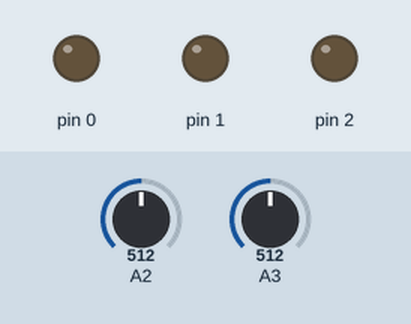
This sketch was run on a simulated Arduino Uno, built with avr-gcc and run on an emulated ATmega328P. Shown: output pins drawn as LEDs (lit = HIGH). The inputs (shaded band) are chosen by the test bench; at power-on: A2 = 512, A3 = 512.

Above: at 0.1 s.
At 10.1 s:
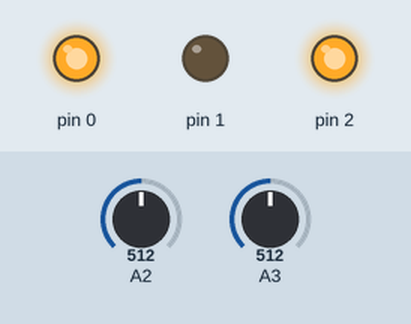
Timing chart, 0 to 11.6 s (numbered marks = the images above):
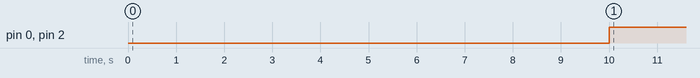

Measured:
- by itself, pin 0, pin 2: LOW → HIGH at 10.0 s

The sketch:

Solfacon.ino
```cpp
#include "util/delay.h"  // Any delays used are off by factor ~1.3 due to interrupts caused by timer0 (PWM out) - only matters if you need exact timing
#include "fan-curve.h"

#define F_CPU 800000

/*
Physical pin numbers:
[5] : OUT fan on/off (for LED?)
[6] : OUT pwm
[7] : OUT fan on/off (high/low)
[2] : IN  max fan speed potentiometer 1/2 -> 1/1
[3] : IN  12V rail voltage divider
*/

#define pinOutLED PB0
#define pinOutPWM PB1
#define pinOutFanEnable PB2
#define pinInTargetFanSpeed MUX3
#define pinInVoltage12VRail MUX2

const byte speedAdjustmentEnabled = true;
const byte lowPowerOperationEnabled = true;
const byte adaptiveModeEnabled = true;  // Usable when speed adjustment is not enabled or target speed = max speed.

const byte measurementsPerSecond = 64;
const byte delayBetweenMeasurements = 1000 / measurementsPerSecond;
// variables for averaging voltages in a 1/4 second window
byte latestVoltageMeasurements[16] = { 0, 0, 0, 0, 0, 0, 0, 0, 0, 0, 0, 0, 0, 0, 0, 0 };
byte voltageMeasurementIndex = 0;

bool fanOn = false;
byte fanTargetSpeed = 63;  // Target speed relative to max speed - range 0-63 (40%-88%)
byte voltage12VRail = 0;   // Voltage relative to max voltage - range 0-127
byte dutyCycle = 40;

void setup() {
  pinMode(pinOutLED, OUTPUT);
  digitalWrite(pinOutLED, LOW);

  pinMode(pinOutPWM, OUTPUT);
  pinMode(pinOutFanEnable, OUTPUT);

  digitalWrite(pinOutPWM, LOW);
  digitalWrite(pinOutFanEnable, LOW);

  cli();

  // ADC config
  ADMUX = 0 << REFS1 | 0 << REFS0;
  ADCSRA = _BV(ADEN) | _BV(ADPS2) | _BV(ADPS1);

  // Timer0 configured for phase correct PWM at 25KHz
  // Since the PWM signal from the MCU controls a MOSFET that pulls the PWM pin of the fan low when the MCU pin is high, the PWM signal is inverted.
  TCCR0A = _BV(COM0B1) | _BV(COM0B0) | _BV(WGM00);
  TCCR0B = _BV(WGM02) | _BV(CS00);
  OCR0A = 160;
  setDutyCycle(160);

  sei();
  _delay_ms(1);
}

void loop() {
  measure12vRailVoltage();
  if (fanOn) {
    measureFanTargetSpeed();
    setDutyCycle(getOptimalDutyCycle());
  }
  _delay_ms(delayBetweenMeasurements);
}

void measure12vRailVoltage() {
  byte adcReading = readADC_8bit(pinInVoltage12VRail);
  voltage12VRail = adcReading - (adcReading >> 5);  // ADC readings of the voltage divider top out at ~131 for 12V, so it must be scaled down to top at 127

  if (voltage12VRail > 127) voltage12VRail = 127;  // The voltage regulators, diodes, and resistors have some margin of error which means that the measured voltage could be 12V or above

  voltageMeasurementIndex++;
  if (voltageMeasurementIndex > 15) voltageMeasurementIndex = 0;
  latestVoltageMeasurements[voltageMeasurementIndex] = voltage12VRail;

  if (voltage12VRail >= fanOnVoltageThreshold && !fanOn) {
    // Voltage is high and the fan is off -> start the fan
    enableFan();
  } else if (voltage12VRail <= fanOffVoltageThreshold && fanOn) {
    // Voltage is low and the fan is on -> stop the fan
    disableFan();
  }
}

void measureFanTargetSpeed() {
  if (!speedAdjustmentEnabled) return 63;

  byte adcReading = readADC_8bit(pinInTargetFanSpeed);
  fanTargetSpeed = adcReading >> 2;  // ADC readings of 0-255 are scaled down to 0-63

  // The ability to reach max on a potentiometer depends on the potentiometer mechanics which can be imperfect. Some cannot reach it, others reach it before the end of the turn.
  // To ensure that the highest speed is reachable, we add a little margin.
  if (fanTargetSpeed > 61) fanTargetSpeed = 63;
}

void enableFan() {
  if (lowPowerOperationEnabled) {
    _delay_ms(10000);  // Wait a bit to increase the likelihood of a good charge
  } else {
    _delay_ms(1000);
  }
  digitalWrite(pinOutLED, HIGH);
  fanOn = true;
  digitalWrite(pinOutFanEnable, HIGH);
  setDutyCycle(32);  // using 20% duty cycle - Less than the full 100% in order to minimize the surge, but enough to ensure that the fan can start.
  _delay_ms(1500);

  if (!lowPowerOperationEnabled) {
    // Without the super capacitors the voltage can drop significantly, but "freewheeling" briefly can make it recover (or at least decrease the risk of brown out) and allow normal operation
    setDutyCycle(160);
    _delay_us(10);
    digitalWrite(pinOutLED, LOW);
    digitalWrite(pinOutFanEnable, LOW);
    _delay_ms(800);
    digitalWrite(pinOutLED, HIGH);
    digitalWrite(pinOutFanEnable, HIGH);
    setDutyCycle(32);
    _delay_ms(800);
  } else {
    _delay_ms(1000);
  }
}

void disableFan() {
  digitalWrite(pinOutLED, LOW);
  fanOn = false;
  setDutyCycle(160);                   // In inverted PWM, the PWM output is now pulled low and the MOSFET is off.
  _delay_us(10);                       // Wait so that the gate of the MOSFET controlling PWM is no longer charged, and there is no connection to GND from the fan's internal pull-up resistor
  digitalWrite(pinOutFanEnable, LOW);  // Now the fan has no path to GND
  _delay_ms(4000);                     // Wait before starting over
}

void setDutyCycle(byte newDutyCycle) {
  OCR0B = newDutyCycle;
}

byte getOptimalDutyCycle() {
  if (adaptiveModeEnabled && fanTargetSpeed == 63) {
    // Max speed setting
    // There is no way to reach max speed at less than full voltage, so there is no ramp up/down noise concern here
    // Instead, we enter "Adaptive mode" where we try to adjust the duty cycle to maintain operation above fanOnVoltageThreshold, since lower duty cycle is more efficient than letting the voltage drop
    // Fan speed might fluctuate wildly, but it there is a bigger chance that the fan will keep running, and it will run as fast as possible
    if (voltage12VRail > fanOnVoltageThreshold) {
      if (getlatestVoltageMeasurementsAverage() > voltage12VRail) {  // below average
        decreseDutyCycle();
      } else {  // above or equal to average
        increaseDutyCycle();
      }
    } else {
      decreseDutyCycle();
    }
  } else if (voltage12VRail >= minimumVoltageForPWM) {
    // Fixed max speed
    // Try to maintain the speed no matter the circumstances
    dutyCycle = pgm_read_byte(&dutyCycleTable[voltage12VRail - minimumVoltageForPWM][fanTargetSpeed]);
  } else {
    dutyCycle = 160;  // default to max duty cycle = PWM off
  }
  return dutyCycle;
}

byte getlatestVoltageMeasurementsAverage() {
  int average = 0;
  for (byte i = 0; i < 16; i++) {
    average += latestVoltageMeasurements[i];
  }
  return average >> 4;
}

void increaseDutyCycle() {
  if (dutyCycle < 160) {
    dutyCycle++;
  }
}

void decreseDutyCycle() {
  byte minimumDutyCycleAtVoltage = pgm_read_byte(&minimumDutyCycle[voltage12VRail - fanOffVoltageThreshold]);
  if (dutyCycle > minimumDutyCycleAtVoltage) {
    dutyCycle-=2;
  } else {
    dutyCycle = minimumDutyCycleAtVoltage;
  }
}

byte readADC_8bit(byte ADmuxPin) {
  // Disables interrupts (and PWM) to give the ADC some quiet time to do its thing.
  // Leaves the PWM output hanging in which ever state it is in.
  cli();
  ADMUX = (ADMUX & 0xF0) + ADmuxPin;
  _delay_us(10);
  ADCSRA |= 1 << ADSC;
  while (ADCSRA & _BV(ADSC));
  sei();
  return (ADC >> 2) & 0xFF;
}
```

Source omitted: fan-curve.h (data table, 28482 bytes)
